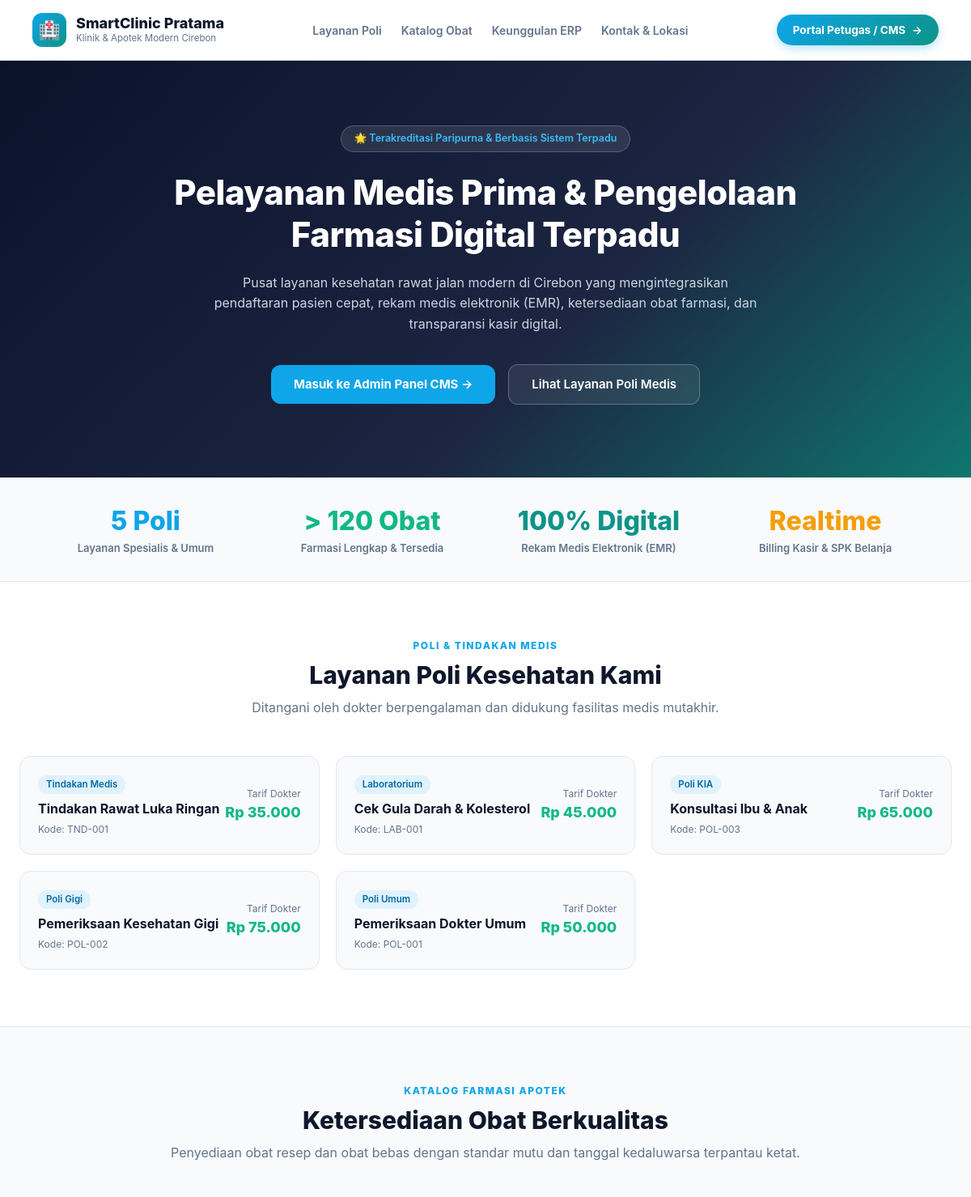
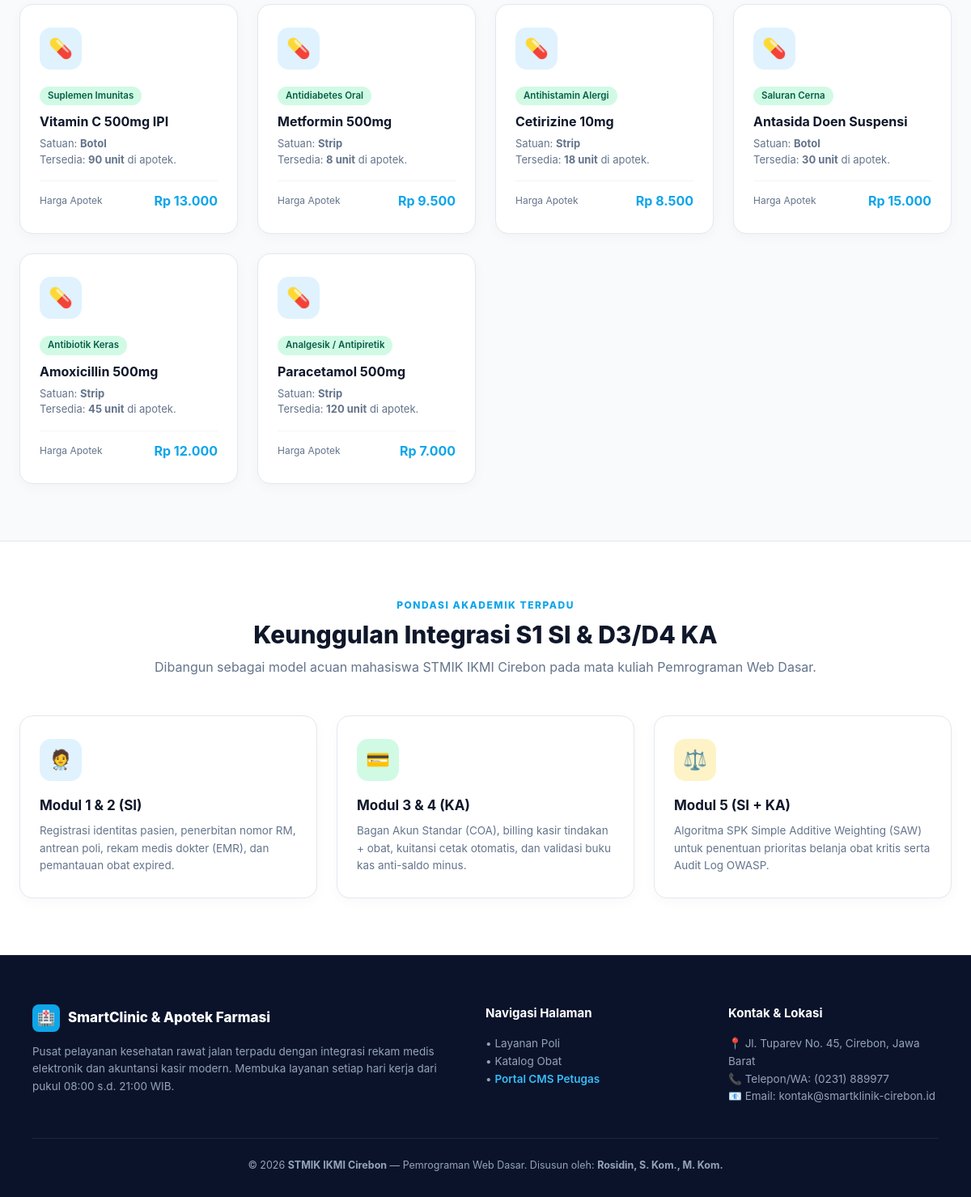
The page / on the database its author committed (2 pictures, top to bottom).
### tables this page shows
CREATE TABLE `layanan_medis` (
  `id` INT AUTO_INCREMENT PRIMARY KEY,
  `kode_layanan` VARCHAR(20) NOT NULL UNIQUE,
  `nama_layanan` VARCHAR(100) NOT NULL,
  `poli` VARCHAR(50) NOT NULL,
  `tarif` DECIMAL(12,2) NOT NULL DEFAULT 0.00,
  `status` ENUM('tersedia', 'tutup') NOT NULL DEFAULT 'tersedia',
  `created_at` TIMESTAMP DEFAULT CURRENT_TIMESTAMP
);

CREATE TABLE `obat` (
  `id` INT AUTO_INCREMENT PRIMARY KEY,
  `kode_obat` VARCHAR(20) NOT NULL UNIQUE,
  `nama_obat` VARCHAR(100) NOT NULL,
  `kategori` VARCHAR(50) NOT NULL,
  `satuan` VARCHAR(30) NOT NULL,
  `harga_beli` DECIMAL(12,2) NOT NULL DEFAULT 0.00,
  `harga_jual` DECIMAL(12,2) NOT NULL DEFAULT 0.00,
  `stok` INT NOT NULL DEFAULT 0,
  `stok_min` INT NOT NULL DEFAULT 10,
  `exp_date` DATE NOT NULL,
  `created_at` TIMESTAMP DEFAULT CURRENT_TIMESTAMP
);

### app/Controllers/HomeController.php (called while the page is built, shortened)
<?php
class HomeController extends Controller {
    public function index(): void {
        $layananModel = new LayananMedis();
        $obatModel    = new Obat();
        $layananList = $layananModel->getAll();
        $obatCatalog = array_slice($obatModel->getAll(), 0, 6);
        $this->render('home/index', [
            'title'       => 'SmartClinic Pratama & Farmasi Terpadu - Layanan Medis Modern Cirebon',
            'layananList' => $layananList,
            'obatCatalog' => $obatCatalog
        ]);
    }
}

### app/Core/App.php (called while the page is built, shortened)
<?php
class App {
    public static function run(): void {
        $methodName     = $_GET['m'] ?? 'index';
        $controller = new $controllerClass();
        $controller->$methodName();
    }
}

### index.php (called while the page is built, shortened)
<?php
spl_autoload_register(function ($class) {
    $prefix = 'App\\';
    $baseDir = __DIR__ . '/app/';
    $len = strlen($prefix);
    $relativeClass = substr($class, $len);
    $file = $baseDir . str_replace('\\', '/', $relativeClass) . '.php';
});
\App\Core\App::run();

### app/Core/Database.php (called while the page is built, shortened)
<?php
class Database {
    private static ?PDO $instance = null;
    public static function getConnection(): PDO {
        if (self::$instance === null) {
            $dsn = "mysql:host=" . DB_HOST . ";port=" . DB_PORT . ";dbname=" . DB_NAME . ";charset=utf8mb4";
            $options = [
                PDO::ATTR_ERRMODE            => PDO::ERRMODE_EXCEPTION,
                PDO::ATTR_DEFAULT_FETCH_MODE => PDO::FETCH_ASSOC,
                PDO::ATTR_EMULATE_PREPARES   => false,
            ];
            try {
                self::$instance = new PDO($dsn, DB_USER, DB_PASS, $options);
            } catch (PDOException $e) {
                die("<div style='font-family:sans-serif;padding:24px;background:#FEF2F2;border:1px solid #FCA5A5;color:#991B1B;border-radius:12px;max-width:700px;margin:40px auto;'>"
                    . "<h3 style='margin-top:0;'>⚠️ Gagal Terhubung ke Basis Data MySQL!</h3>"
                    . "<p>Pastikan MySQL server aktif di port " . DB_PORT . " dan database <strong>" . DB_NAME . "</strong> sudah diinisialisasi.</p>"
                    . "<p>Silakan buka file <a href='setup.php' style='color:#2563EB;font-weight:bold;'>setup.php</a> untuk migrasi otomatis basis data satu klik.</p>"
                    . "<small style='color:#6B7280;'>Pesan Teknis: " . htmlspecialchars($e->getMessage()) . "</small>"
                    . "</div>");
            }
        }
        return self::$instance;
    }
}

### app/Models/LayananMedis.php (called while the page is built, shortened)
<?php
class LayananMedis {
    protected PDO $db;
    public function __construct() {
        $this->db = Database::getConnection();
    }
    public function getAll(): array {
        $stmt = $this->db->query("SELECT * FROM layanan_medis ORDER BY id DESC");
        return $stmt->fetchAll();
    }
}

### app/Models/Obat.php (called while the page is built, shortened)
<?php
class Obat {
    protected PDO $db;
    public function __construct() {
        $this->db = Database::getConnection();
    }
    public function getAll(): array {
        $stmt = $this->db->query("SELECT * FROM obat ORDER BY id DESC");
        return $stmt->fetchAll();
    }
}

### app/Views/home/index.php (the view, shortened to what this page needs)
<!DOCTYPE html>
<html lang="id">
<head>
  <link rel="stylesheet" href="<?= BASE_URL ?>/assets/css/style.css">
</head>
<body>
<nav class="landing-navbar">
  <a href="<?= BASE_URL ?>/index.php" class="nav-brand">
    <div class="nav-brand-icon">🏥</div>
    <div>
      <div class="nav-brand-text">SmartClinic Pratama</div>
      <div class="nav-brand-sub">Klinik & Apotek Modern Cirebon</div>
    </div>
  </a>
  <div class="nav-links">
    <a href="#layanan" class="nav-item">Layanan Poli</a>
    <a href="#farmasi" class="nav-item">Katalog Obat</a>
    <a href="#keunggulan" class="nav-item">Keunggulan ERP</a>
    <a href="#kontak" class="nav-item">Kontak & Lokasi</a>
  </div>
  <div>
    <a href="<?= BASE_URL ?>/index.php?c=auth&m=login" class="btn-login-portal">
      <span>Portal Petugas / CMS</span>
      <span>&rarr;</span>
    </a>
  </div>
</nav>
<header class="hero-section">
  <div class="hero-badge">
    <span>🌟 Terakreditasi Paripurna & Berbasis Sistem Terpadu</span>
  </div>
  <h1 class="hero-title">Pelayanan Medis Prima & Pengelolaan Farmasi Digital Terpadu</h1>
  <p class="hero-subtitle">
    Pusat layanan kesehatan rawat jalan modern di Cirebon yang mengintegrasikan pendaftaran pasien cepat, rekam medis elektronik (EMR), ketersediaan obat farmasi, dan transparansi kasir digital.
  </p>
  <div class="hero-actions">
    <a href="<?= BASE_URL ?>/index.php?c=auth&m=login" class="btn-hero-primary">
      Masuk ke Admin Panel CMS &rarr;
    </a>
    <a href="#layanan" class="btn-hero-secondary">
      Lihat Layanan Poli Medis
    </a>
  </div>
</header>
<div style="background: #F8FAFC; border-bottom: 1px solid var(--border); padding: 30px 20px;">
  <div style="max-width: 1100px; margin: 0 auto; display: grid; grid-template-columns: repeat(auto-fit, minmax(200px, 1fr)); gap: 20px; text-align: center;">
    <div>
      <div style="font-size: 32px; font-weight: 800; color: var(--primary);">5 Poli</div>
      <div style="font-size: 13px; color: var(--text-muted); font-weight: 600;">Layanan Spesialis & Umum</div>
    </div>
    <div>
      <div style="font-size: 32px; font-weight: 800; color: var(--success);">&gt; 120 Obat</div>
      <div style="font-size: 13px; color: var(--text-muted); font-weight: 600;">Farmasi Lengkap & Tersedia</div>
    </div>
    <div>
      <div style="font-size: 32px; font-weight: 800; color: var(--secondary);">100% Digital</div>
      <div style="font-size: 13px; color: var(--text-muted); font-weight: 600;">Rekam Medis Elektronik (EMR)</div>
    </div>
    <div>
      <div style="font-size: 32px; font-weight: 800; color: var(--warning);">Realtime</div>
      <div style="font-size: 13px; color: var(--text-muted); font-weight: 600;">Billing Kasir & SPK Belanja</div>
    </div>
  </div>
</div>
<section id="layanan" class="container">
  <div class="section-header">
    <div class="section-tag">Poli & Tindakan Medis</div>
    <h2 class="section-title-landing">Layanan Poli Kesehatan Kami</h2>
    <p style="color: var(--text-muted); margin-top: 8px;">Ditangani oleh dokter berpengalaman dan didukung fasilitas medis mutakhir.</p>
  </div>
  <div class="grid-poli">
    <?php foreach ($layananList as $lay): ?>
      <div class="poli-item">
        <div>
          <span class="badge badge-primary" style="margin-bottom: 6px;"><?= htmlspecialchars($lay['poli']) ?></span>
          <h4 style="font-size: 16px; font-weight: 700; color: var(--text-main);"><?= htmlspecialchars($lay['nama_layanan']) ?></h4>
          <span style="font-size: 12px; color: var(--text-muted);">Kode: <?= htmlspecialchars($lay['kode_layanan']) ?></span>
        </div>
        <div style="text-align: right;">
          <div style="font-size: 12px; color: var(--text-muted);">Tarif Dokter</div>
          <div style="font-size: 18px; font-weight: 800; color: var(--success);">Rp <?= number_format($lay['tarif'], 0, ',', '.') ?></div>
        </div>
      </div>
    <?php endforeach; ?>
  </div>
</section>
<section id="farmasi" style="background: #F8FAFC; border-top: 1px solid var(--border); border-bottom: 1px solid var(--border);">
  <div class="container">
    <div class="section-header">
      <div class="section-tag">Katalog Farmasi Apotek</div>
      <h2 class="section-title-landing">Ketersediaan Obat Berkualitas</h2>
      <p style="color: var(--text-muted); margin-top: 8px;">Penyediaan obat resep dan obat bebas dengan standar mutu dan tanggal kedaluwarsa terpantau ketat.</p>
    </div>
    <div class="grid-features">
      <?php foreach ($obatCatalog as $obt): ?>
        <div class="feature-card">
          <div class="feature-icon-box icon-blue">💊</div>
          <span class="badge badge-success" style="margin-bottom: 8px;"><?= htmlspecialchars($obt['kategori']) ?></span>
          <h4 style="font-size: 16px; font-weight: 700; margin-bottom: 6px;"><?= htmlspecialchars($obt['nama_obat']) ?></h4>
          <p style="font-size: 13px; color: var(--text-muted); margin-bottom: 16px;">
            Satuan: <strong><?= htmlspecialchars($obt['satuan']) ?></strong><br>
            Tersedia: <strong><?= $obt['stok'] ?> unit</strong> di apotek.
          </p>
          <div style="display: flex; justify-content: space-between; align-items: center; border-top: 1px solid var(--border-light); padding-top: 12px;">
            <span style="font-size: 12px; color: var(--text-muted);">Harga Apotek</span>
            <strong style="color: var(--primary); font-size: 16px;">Rp <?= number_format($obt['harga_jual'], 0, ',', '.') ?></strong>
          </div>
        </div>
      <?php endforeach; ?>
    </div>
  </div>
</section>
<section id="keunggulan" class="container">
  <div class="section-header">
    <div class="section-tag">Pondasi Akademik Terpadu</div>
    <h2 class="section-title-landing">Keunggulan Integrasi S1 SI & D3/D4 KA</h2>
    <p style="color: var(--text-muted); margin-top: 8px;">Dibangun sebagai model acuan mahasiswa STMIK IKMI Cirebon pada mata kuliah Pemrograman Web Dasar.</p>
  </div>
  <div class="grid-features">
    <div class="feature-card">
      <div class="feature-icon-box icon-blue">🧑‍⚕️</div>
      <h4 style="font-size: 17px; font-weight: 700; margin-bottom: 8px;">Modul 1 & 2 (SI)</h4>
      <p style="font-size: 13.5px; color: var(--text-muted); line-height: 1.6;">
        Registrasi identitas pasien, penerbitan nomor RM, antrean poli, rekam medis dokter (EMR), dan pemantauan obat expired.
      </p>
    </div>
    <div class="feature-card">
      <div class="feature-icon-box icon-green">💳</div>
      <h4 style="font-size: 17px; font-weight: 700; margin-bottom: 8px;">Modul 3 & 4 (KA)</h4>
      <p style="font-size: 13.5px; color: var(--text-muted); line-height: 1.6;">
        Bagan Akun Standar (COA), billing kasir tindakan + obat, kuitansi cetak otomatis, dan validasi buku kas anti-saldo minus.
      </p>
    </div>
    <div class="feature-card">
      <div class="feature-icon-box icon-amber">⚖️</div>
      <h4 style="font-size: 17px; font-weight: 700; margin-bottom: 8px;">Modul 5 (SI + KA)</h4>
      <p style="font-size: 13.5px; color: var(--text-muted); line-height: 1.6;">
        Algoritma SPK Simple Additive Weighting (SAW) untuk penentuan prioritas belanja obat kritis serta Audit Log OWASP.
      </p>
    </div>
  </div>
</section>
<footer id="kontak" class="landing-footer">
  <div class="footer-content">
    <div class="footer-col">
      <div style="display: flex; align-items: center; gap: 10px; margin-bottom: 14px;">
        <div style="width: 34px; height: 34px; background: var(--primary); border-radius: 8px; display: flex; align-items: center; justify-content: center; color: #fff; font-size: 18px;">🏥</div>
        <span style="color: #fff; font-weight: 800; font-size: 17px;">SmartClinic & Apotek Farmasi</span>
      </div>
      <p>
        Pusat pelayanan kesehatan rawat jalan terpadu dengan integrasi rekam medis elektronik dan akuntansi kasir modern. Membuka layanan setiap hari kerja dari pukul 08:00 s.d. 21:00 WIB.
      </p>
    </div>
    <div class="footer-col">
      <h4>Navigasi Halaman</h4>
      <p>
        • <a href="#layanan" style="color: #94A3B8; text-decoration: none;">Layanan Poli</a><br>
        • <a href="#farmasi" style="color: #94A3B8; text-decoration: none;">Katalog Obat</a><br>
        • <a href="<?= BASE_URL ?>/index.php?c=auth&m=login" style="color: #38BDF8; text-decoration: none; font-weight: 600;">Portal CMS Petugas</a>
      </p>
    </div>
    <div class="footer-col">
      <h4>Kontak & Lokasi</h4>
      <p>
        📍 Jl. Tuparev No. 45, Cirebon, Jawa Barat<br>
        📞 Telepon/WA: (0231) 889977<br>
        📧 Email: kontak@smartklinik-cirebon.id
      </p>
    </div>
  </div>
  <div class="footer-bottom">
    &copy; 2026 <strong>STMIK IKMI Cirebon</strong> — Pemrograman Web Dasar. Disusun oleh: <strong>Rosidin, S. Kom., M. Kom.</strong>
  </div>
</footer>
</body>
</html>

### app/Core/Controller.php (shortened to what this page needs)
<?php
class Controller {
    protected function render(string $viewPath, array $data = []): void {
        extract($data);
        $fullPath = __DIR__ . '/../Views/' . $viewPath . '.php';
        if (file_exists($fullPath)) {
            require_once $fullPath;
        } else {
            die("View [{$viewPath}] tidak ditemukan pada: " . htmlspecialchars($fullPath));
        }
    }
}

### assets/css/style.css (style rules this page uses)
:root { --bg-body: #F8FAFC; --bg-card: #FFFFFF; --sidebar-bg: #0B132B; --sidebar-hover: #1C2541; --sidebar-text: #94A3B8; --sidebar-text-active: #FFFFFF; --primary: #0EA5E9; --primary-hover: #0284C7; --secondary: #0D9488; --success: #10B981; --warning: #F59E0B; --danger: #EF4444; --text-main: #0F172A; --text-muted: #64748B; --border: #E2E8F0; --border-light: #F1F5F9; --radius-sm: 6px; --radius-md: 10px; --radius-lg: 16px; --shadow-sm: 0 1px 3px rgba(15, 23, 42, 0.05); --shadow-md: 0 4px 12px rgba(15, 23, 42, 0.06); --shadow-lg: 0 12px 28px rgba(15, 23, 42, 0.08); }
* { box-sizing: border-box; margin: 0; padding: 0; }
body { font-family: -apple-system, BlinkMacSystemFont, "Segoe UI", Roboto, "Helvetica Neue", Arial, sans-serif; background-color: var(--bg-body); color: var(--text-main); line-height: 1.5; display: flex; min-height: 100vh; }
.icon-blue { background-color: #E0F2FE; color: var(--primary); }
.icon-green { background-color: #D1FAE5; color: var(--success); }
.icon-amber { background-color: #FEF3C7; color: var(--warning); }
.badge { display: inline-flex; align-items: center; padding: 3px 10px; border-radius: 9999px; font-size: 11.5px; font-weight: 600; }
.badge-success { background-color: #D1FAE5; color: #065F46; }
.badge-primary { background-color: #E0F2FE; color: #0369A1; }

### rows shown on the page
layanan_medis: poli "Tindakan Medis", nama_layanan "Tindakan Rawat Luka Ringan", kode_layanan "TND-001", tarif "35.000"
layanan_medis: poli "Laboratorium", nama_layanan "Cek Gula Darah & Kolesterol", kode_layanan "LAB-001", tarif "45.000"
layanan_medis: poli "Poli KIA", nama_layanan "Konsultasi Ibu & Anak", kode_layanan "POL-003", tarif "65.000"
layanan_medis: poli "Poli Gigi", nama_layanan "Pemeriksaan Kesehatan Gigi", kode_layanan "POL-002", tarif "75.000"
layanan_medis: poli "Poli Umum", nama_layanan "Pemeriksaan Dokter Umum", kode_layanan "POL-001", tarif "50.000"
obat: kategori "Suplemen Imunitas", nama_obat "Vitamin C 500mg IPI", satuan "Botol", stok "90", harga_jual "13.000"
obat: kategori "Antidiabetes Oral", nama_obat "Metformin 500mg", satuan "Strip", stok "8", harga_jual "9.500"
obat: kategori "Antihistamin Alergi", nama_obat "Cetirizine 10mg", satuan "Strip", stok "18", harga_jual "8.500"
obat: kategori "Saluran Cerna", nama_obat "Antasida Doen Suspensi", satuan "Botol", stok "30", harga_jual "15.000"
obat: kategori "Antibiotik Keras", nama_obat "Amoxicillin 500mg", satuan "Strip", stok "45", harga_jual "12.000"
obat: kategori "Analgesik / Antipiretik", nama_obat "Paracetamol 500mg", satuan "Strip", stok "120", harga_jual "7.000"
